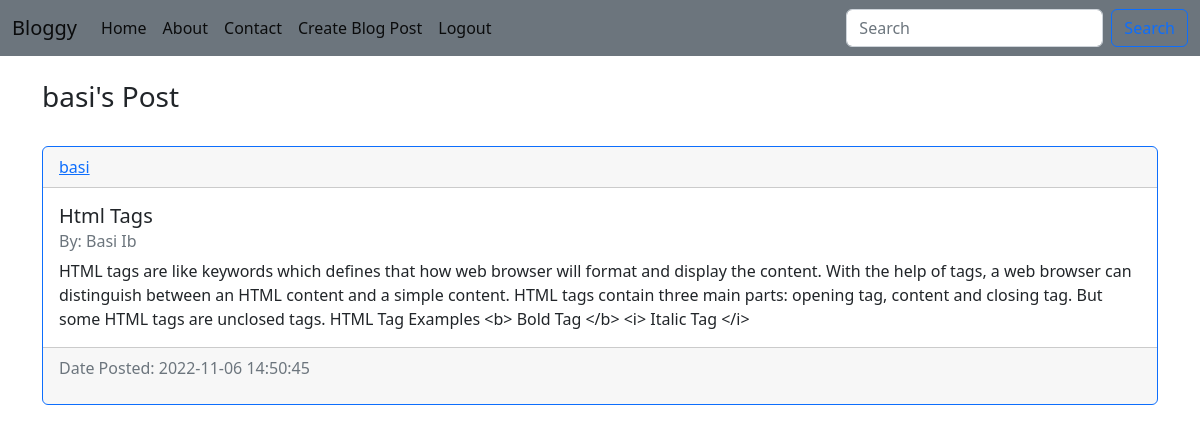
The app's page /posts/basi (signed in) with its own data.
### BlogApp/datamodel.py (models this page shows)
class Post(db.Model):
    id = db.Column(db.Integer, primary_key=True)
    title = db.Column(db.String(150), nullable=False)
    author = db.Column(db.Text, nullable= False)
    content = db.Column(db.Text, nullable=False)
    date_created = db.Column(db.DateTime(timezone=True), default=func.now())
    created_by = db.Column(db.Integer, db.ForeignKey("user.id", ondelete="CASCADE"), nullable=False)

class User(db.Model, UserMixin):
    id = db.Column(db.Integer, primary_key=True)
    first_name = db.Column(db.String(50), nullable=False)
    last_name = db.Column(db.String(50), nullable=False)
    username = db.Column(db.String(150), unique=True)
    email = db.Column(db.String(150), unique=True)
    age = db.Column(db.Integer, unique=True)
    password = db.Column(db.String(150))
    date_created = db.Column(db.DateTime(timezone=True), default=func.now())
    posts = db.relationship('Post', backref='user', passive_deletes= True)

### BlogApp/blog.py (the view)
@blog.route("/posts/<username>")
@login_required
def posts(username):
    user = User.query.filter_by(username=username).first()
    if not user:
        flash('No user with that username exists.', category='error')
        return redirect(url_for('blog.home'))
    posts = Post.query.filter_by(created_by=user.id).all()
    return render_template("posts.html", user=current_user, posts=posts, username=username)

### BlogApp/__init__.py (called while the page is built)
def create_app():
    app = Flask(__name__)
    app.config['SECRET_KEY'] = 'd571a82d75801c33edc9f536'
    app.config['SQLALCHEMY_DATABASE_URI'] = f'sqlite:///{DB_NAME}'
    db.init_app(app)
    migrate.init_app(app, db)
    from .blog import blog
    from .auth import auth
    app.register_blueprint(blog, url_prefix="/")
    app.register_blueprint(auth, url_prefix="/")
    from .datamodel import User, Post, Message
    with app.app_context():
        db.create_all()
    create_database(app)
    login_manager = LoginManager()
    login_manager.login_view = "auth.login"
    login_manager.init_app(app)
    @login_manager.user_loader
    def load_user(id):
        return User.query.get(int(id))
    return app

### BlogApp/templates/posts.html (shortened to what this page needs)
{% extends "navbar.html" %}
{% block content %}
<!DOCTYPE html>
<html lang="en">
<head>
</head>
<body>
  <h3>{{ username }}'s Post</h3>
<div id="posts">
    {% for post in posts %}
    <br>
        <div class ="card border-primary">
            <div class="card-header d-flex justify-content-between align-items-center">
               <a href="/posts/{{post.user.username}}">{{post.user.username}}</a> </div>
               <div class="card-body">
              <h5 class="card-title">{{ post.title}}</h5>
              <h6 class="card-subtitle mb-2 text-muted"> By: {{ post.author }}</h6>
              <p class="card-text"> {{ post.content }}</p>
            </div>
            <div class="card-footer text-muted"> <p> Date Posted: {{post.date_created}}</p></div>
         </div>
        </div>
    </div>
    {% endfor %}
</body>
</html>
{% endblock %}

### records on screen
Post: user.username "basi", title "Html Tags", author "Basi Ib", content "HTML tags are like keywords which defines that how web browser will format and display the content. With the help of tags, a web browser can distinguish between an HTML content and a simple content. HTML tags contain three main parts: opening tag, content and closing tag. But some HTML tags are unclosed tags. HTML Tag Examples <b> Bold Tag </b> <i> Italic Tag </i>", date_created "2022-11-06 14:50:45"

### other values on screen
{{ username }} "basi"
